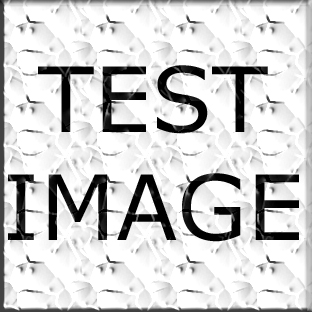
%> input picture Bisque/Upload/TEST.jpeg, 312 x 312 px
$ octave --eval "result = Connect_MST_ND(imread('../Bisque/Upload/TEST.jpeg'));"   (GNU Octave 9; MATLAB toolbox functions it lacks are replaced by stand-ins)
%> lines starting %> are read from the running program, lines starting %| are printed output that depends on the picture
### SkeletonConnection/mat2tiles.m
function outCell=mat2tiles(inArray,varargin)
% NOT MINE -- from
% https://www.mathworks.com/matlabcentral/fileexchange/35085-mat2tiles-inarray-varargin-
%
%MAT2TILES - breaks up an array into a cell array of adjacent sub-arrays of
%            equal sizes
%
%   C=mat2tiles(X,D1,D2,D3,...,Dn)
%   C=mat2tiles(X,[D1,D2,D3,...,Dn])
%
%will produce a cell array C containing adjacent chunks of the array X,
%with each chunk of dimensions D1xD2xD3x...xDn. If a dimensions Di does
%not divide evenly into size(X,i), then the chunks at the upper boundary of
%X along dimension i will be truncated.
%
%It is permissible for the Di to be given value Inf. When this is done, it is
%equivalent to setting Di=size(X,i).
%
%If n < ndims(X), then the unspecified dimensions Dj, n<j<=ndims(X) will be
%set to size(X,i).
%
%If n > ndims(X), the the extra dimensions Dj, j>ndims(X) will  be ignored.
%
%EXAMPLE 1: Split a 28x28 matrix into 4x7 sub-matrices
%
%     >> A=rand(28); C=mat2tiles(A,[4,7])
%
%     C =
%
%         [4x7 double]    [4x7 double]    [4x7 double]    [4x7 double]
%         [4x7 double]    [4x7 double]    [4x7 double]    [4x7 double]
%         [4x7 double]    [4x7 double]    [4x7 double]    [4x7 double]
%         [4x7 double]    [4x7 double]    [4x7 double]    [4x7 double]
%         [4x7 double]    [4x7 double]    [4x7 double]    [4x7 double]
%         [4x7 double]    [4x7 double]    [4x7 double]    [4x7 double]
%         [4x7 double]    [4x7 double]    [4x7 double]    [4x7 double]
%
%EXAMPLE 2: Split a 20x20x6 array into 20x6x3 sub-arrays. This example
%illustrates how 'Inf' can be used to indicate that one of the sub-array
%dimensions is to be the same as in the original array, in this case size(A,1)=20.
%
%
%     >> A=rand(20,20,6);
%
%     >> C=mat2tiles(A,[Inf,6,3])   %equivalent to mat2tiles(A,[20,6,3])
%
%     C(:,:,1) =
%
%         [20x6x3 double]    [20x6x3 double]    [20x6x3 double]    [20x2x3 double]
%
%
%     C(:,:,2) =
%
%         [20x6x3 double]    [20x6x3 double]    [20x6x3 double]    [20x2x3 double]
%
%The example also shows a situation where the original array does not
%divide evenly into sub-arrays of the specified size. Note therefore that
%some boundary sub-chunks are 20x2x3.

tileSizes=[varargin{:}];
%> tileSizes = [30 30 30]

N=length(tileSizes);
%> N = 3

Nmax=ndims(inArray);
%> Nmax = 3

if N<Nmax

    tileSizes=[tileSizes,inf(1,Nmax-N)];


elseif N>Nmax

    tileSizes=tileSizes(1:Nmax);

end
N=Nmax;

C=cell(1,N);
%> C = {[], [], []}

for ii=1:N %loop over the dimensions

 dim=size(inArray,ii);
 T=min(dim, tileSizes(ii));

 if T~=floor(T) || T<=0
     error 'Tile dimension must be a strictly positive integer or Inf'
 end

 nn=( dim / T );
   nnf=floor(nn);

 resid=[];
 if nnf~=nn
    nn=nnf;
    resid=dim-T*nn;
 end

 C{ii}=[ones(1,nn)*T,resid];


end
%> this loop made 3 passes
%> (T, nnf, resid) on passes 1 to 2: (30, 10, 12), (30, 10, 12)
%> (T, nnf) on pass 3: (3, 1)
%> after the loop, C = {[30 30 30 30 30 30 30 30 30 30 12], [30 30 30 30 30 30 30 30 30 30 12], 3}

outCell=mat2cell(inArray,C{:});
%> outCell = 121 items

### SkeletonConnection/findEndpointsND.m
function [ ep, lin_ind ] = findEndpointsND( bw, edgeEndpoints )
%Function to quickly find all endpoints of a logical N-dimensional array
%containing a skeleton
%
%Input:
%       bw - a logical N-dimensional array containing a skeleton (thin,
%       only is long in 1 dimension
%
%       edgeEndpoints (optional) - a logical flag that determines if lines
%       ending on the edge of the array count as endpoints. If 1, these
%       will count, if 0, the array is padded with 1s so the edges of the array
%       will not be endpoints. Default is 0
%
%Output:
%       ep - an array the same size and type as bw, with a 1 if there is an
%       endpoint at the location.
%
%       lin_ind - linear indices of the endpoint locations corresponding to
%       bw

if(nargin <= 1)
    edgeEndpoints = 0;
end

%Create a filter that is 3x3x3x3x....
%With a 1 at all locations, and a 10 at the center
n = ndims(bw);
shape3s = ones(1,n)*3;
filt = ones(shape3s);
center_lin = round(length(filt(:)) / 2);
nms = numel(filt)+1; %Make the center 1 larger than the number of elements
filt(center_lin) = nms;

%Convolve the filter with the bw array
%If both the center and 1 side point is hit (i.e nms+1), then
% that is an endpoint
%Pad bw first, so that a line at the edge of the window doesnt get counted
%as an endpoint
if(~edgeEndpoints)
    bw = padarray(bw, ones(1,n), 1);
    ep = ismember(convn(double(bw),filt,'same'),nms+1);
    idx = arrayfun(@(sz)2:sz-1,size(ep),'UniformOutput',false);
    ep = ep(idx{:});
else
     ep = ismember(convn(double(bw),filt,'same'),nms+1);
end

lin_ind = find(ep);

end

### SkeletonConnection/Connect_MST_ND.m
function [bw_conn, connections] = Connect_MST_ND(bw, gap_length, scale, endpointsOnly, window_sz, verbose)
% An implementation of the algorithm in [my paper citation] that connects
% nearby points in an N-dimensional skeleton or edge map. Useful if your
% segmentation algorithm contained gaps.
%
%Implemented in Matlab R2016b
%
%Input:
%       bw - a logical N-dimensional array bw representing a skeleton or edge
%       points to be connected
%
%       gap_length (optional) - a single number representing
%       the furthest gap the algorithm will connect. Default 50
%
%       scale (optional) - a 1xN array, where N is the dimension of bw
%       containing the scale in each dimension. Useful for medical or
%       biological data where the scan resolution is different in the z
%       dimension. Default all 1s
%
%       endpointsOnly (optional) - a (nonlogical) flag. If the flag is set to 1,
%       only endpoints can be connected -- fast. If set to 0, the algorithm will
%       connect any points -- slower, especially on large skeletons.
%       If the flag is set to 2, connections between points must include at
%       at least 1 endpoint -- also slower. Default 2
%
%       window_sz (optional) - a 1xN array, where N is the dimension of bw,
%       containing a window size of how to break up the original bw array.
%       Useful if the original bw array is very large in memory.
%       Set all values <= 1 to run on the entire array. Default is all 30s
%
%       verbose (optional) - a logical flag (0 or 1) that determines if the
%       program prints to the screen its progress. Default 1
%
%Output:
%       bw_conn - bw with added connections.

%Check input to see if we have to set defaults.
if(nargin <= 1)
    gap_length = 50;
end
if(nargin <= 2)
    scale = ones(1, length(size(bw)));
end
if(nargin <= 3)
    endpointsOnly = 2;
end
if(nargin <= 4)
    window_sz = ones(1, length(size(bw)))*30;
end
if(nargin <= 5)
    verbose = 1;
end

if(all(window_sz <= 1))
    %If the window size is very small, simply run on the entire array
    if(verbose)
       disp('Running algorithm on entire array...');
    end
    [bw_conn, connections] = Connect_MST_ND_Helper(bw,gap_length, scale, endpointsOnly);
else
    %if your array is very large, set window_sz to break it up
    %into smaller, easier to process chunks that will fit in memory
    if(verbose)
       disp('Running algorithm on array chunks...');
    end
    outCell=mat2tiles(bw,window_sz);
%> outCell = 121 items
    numCells = numel(outCell);
%> numCells = 121
    for ii=1:numCells
        if(verbose)
            disp(['    Running algorithm on chunk: ' num2str(ii) '/' num2str(numCells)]);
        end
        if length(find(outCell{ii})) > 5
            [outCell{ii}, connections] = Connect_MST_ND_Helper(outCell{ii},gap_length, scale, endpointsOnly);
% [9 lines not run here, left out]
function [bw_conn connections] = Connect_MST_ND_Helper(bw,gap_length, scale, endpointsOnly)

if(endpointsOnly == 1)
    %Endpoints connections
    [ep, l] = findEndpointsND(bw);
elseif(endpointsOnly == 0)
    %Connect to all points
    %Takes much more time (minutes vs seconds)
    ep = bw; l = find(ep);
elseif(endpointsOnly == 2)
    %Connections must include at least 1 endpoint.
    %Connect all points, but also identify true endpoints
    %Later, in the code, set weights between non-endpoints that are not connected
    %to 0
    ep = bw; l = find(ep);
    [ep2, l2] = findEndpointsND(bw);
    t = double(~ep2(l));
    %tM is square symmetrical matrix representing if connections are between
    %true endpoints or nonendpoints.
    tM = logical(t * t');
end


%Get list of indices of points we would like to connect
nd=length(size(bw));
subidx=cell(1,nd);
[subidx{:}] = ind2sub(size(bw), l);
idxs = [subidx{:}];
idxs_r_c_swapped = idxs;
idxs_r_c_swapped(:,[1 2]) = idxs_r_c_swapped(:,[2 1]);

%Create a graph that connects the points together
%Weights are euclidean distance
%The scale factor is used on each dimension
G = squareform(pdist(idxs_r_c_swapped.*repmat(scale, size(idxs_r_c_swapped, 1), 1)));

%For points that are already connected, make edge weight very small (eps)
CC = bwconncomp(bw);
for ii = 1:length(CC.PixelIdxList)
    pixels = CC.PixelIdxList{ii};
    [C, ia, ib] = intersect(l, pixels);
    G(ia,ia) = eps;
end
if(endpointsOnly == 2)
    %For non-endpoints that are not connected, break the edge connection
    G(tM & G~=eps)=0;
end

%Run the minimum spanning tree algorithm
[Tree, ~] = graphminspantree(sparse(G));
M = full(Tree);
bw_conn = bw;

%Valid connections are those that arent already connected and are less than
%gap length apart
[R,C] = find(M>2*eps & M<gap_length);
connections = [idxs(R,:), idxs(C,:)];

%Rasterize the points back onto the array
bw_conn = bw;
for ii = 1:length(R)
    %note connections is row-major -- r,c,dim3,dim4,dim5,...
    raster_pts = bresenhamND(connections(ii,1:nd), connections(ii,nd+1:end));
    lin_raster_pts =sub2indND(size(bw), raster_pts);
    bw_conn(lin_raster_pts) = 1;
end
%> the loop in Connect_MST_ND, `for ii=1:numCells` made 1 pass
%> (nd in Connect_MST_ND_Helper, CC in Connect_MST_ND_Helper) on pass 1: (3, 1 connected component)
%|     Running algorithm on chunk: 1/121
%> pass 1, in Connect_MST_ND_Helper, `ep = bw`:
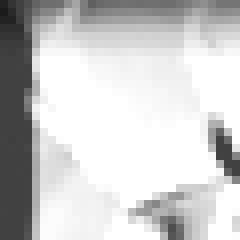
%> ep: size 30x30x3 uint8 (shown 8 times larger); min 28, max 255, mean 203.1
%> (the run ends here)
